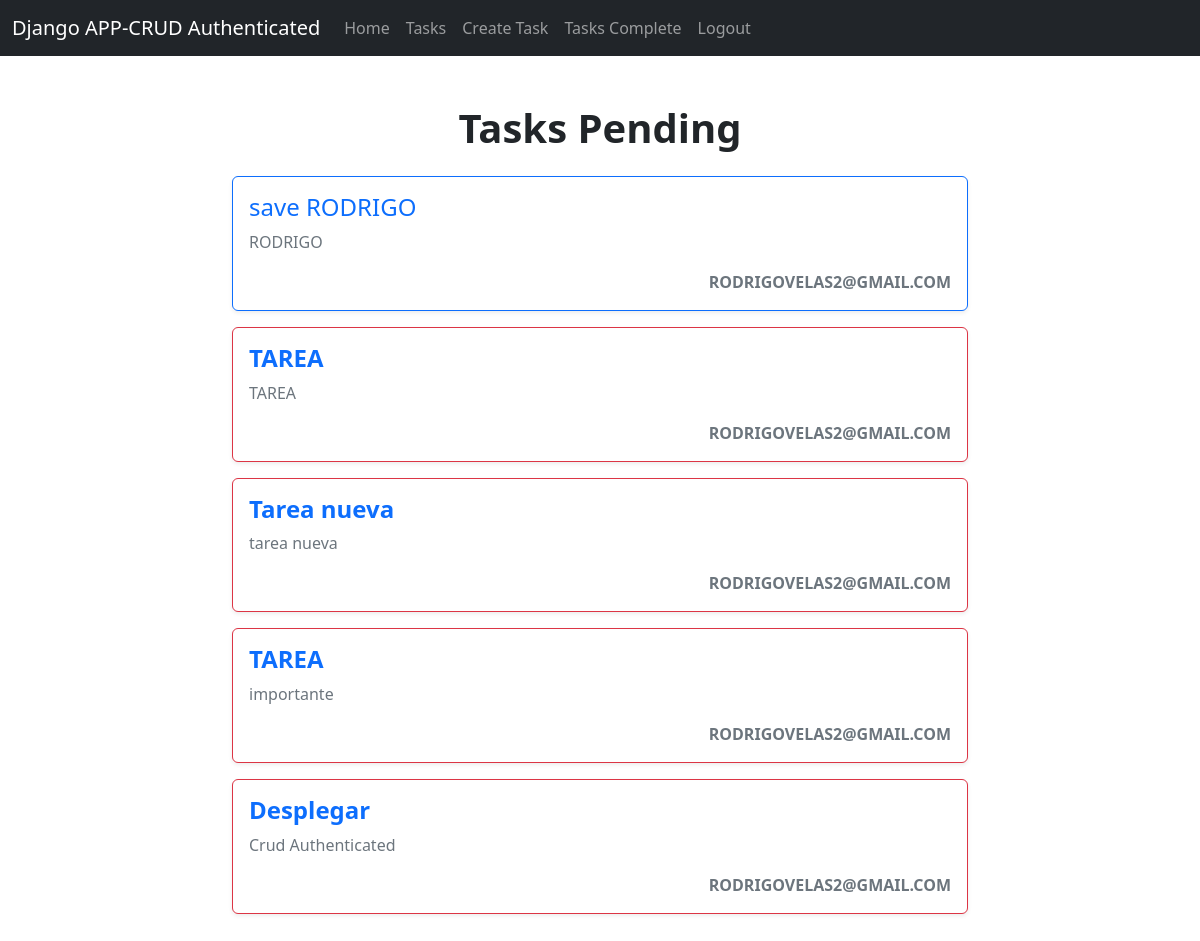
/tasks/ (signed in), run on the app's committed database.
### task/models.py (models this page shows, shortened)
class Task(models.Model):
    title = models.CharField(max_length=200)
    description = models.TextField(blank=True)
    created = models.DateTimeField(auto_now_add=True)
    dateCompleted = models.DateTimeField(null=True, blank=True)
    important = models.BooleanField(default=False, blank=True)
    user = models.ForeignKey(User, on_delete=models.CASCADE)

### task/views.py (the view)
@login_required
def tasks(request):
    tasks = Task.objects.filter(user=request.user, dateCompleted__isnull=True)
    return render(request, 'tasks.html', {
        'tasks': tasks
    })

### task/templates/tasks.html (shortened to what this page needs)
{% extends 'base.html' %}
{% block content %}
<main class="container my-5">
    <h1 class="text-center mb-4 fw-bold text-dark">Tasks Pending</h1>
    <div class="row justify-content-center">
        <div class="col-md-8">
            {% for task in tasks %}
            <div class="card mb-3 shadow-sm
                {% if task.important %} border-2 border-danger {% else %}border-2 border-primary{% endif %}">
                <div class="card-body">
                    <h4 class="{% if task.important %}text-danger fw-bold{% else %}text-primary{% endif %}">
                        <a href="{% url 'task_detail' task.id %}" class="text-decoration-none">
                            {{ task.title }}
                        </a>
                    </h4>
                    <p class="text-muted">{{ task.description }}</p>
                    <span class="float-end text-uppercase text-secondary fw-bold">
                         {{ task.user }}
                    </span>
                </div>
            </div>
            {% empty %}
            <div class="alert alert-info text-center">
                No tasks pending
            </div>
            {% endfor %}
        </div>
    </div>
</main>
{% endblock %}

### data on the page
Task: title "save RODRIGO", description "RODRIGO", user "RODRIGOVELAS2@GMAIL.COM"
Task: title "TAREA", description "TAREA", user "RODRIGOVELAS2@GMAIL.COM"
Task: title "Tarea nueva", description "tarea nueva", user "RODRIGOVELAS2@GMAIL.COM"
Task: title "TAREA", description "importante", user "RODRIGOVELAS2@GMAIL.COM"
Task: title "Desplegar", description "Crud Authenticated", user "RODRIGOVELAS2@GMAIL.COM"
